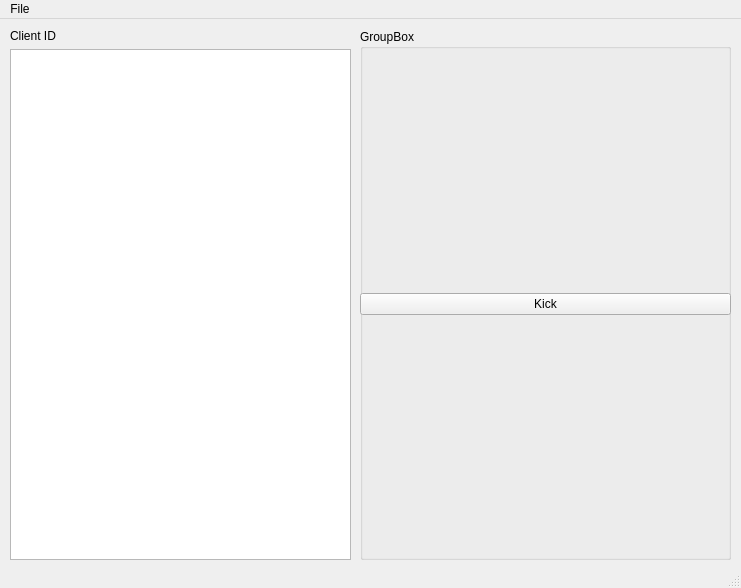
<?xml version="1.0" encoding="UTF-8"?>
<ui version="4.0">
 <class>ServerUI</class>
 <widget class="QMainWindow" name="ServerUI">
  <property name="geometry">
   <rect>
    <x>0</x>
    <y>0</y>
    <width>741</width>
    <height>588</height>
   </rect>
  </property>
  <property name="windowTitle">
   <string>Server UI</string>
  </property>
  <widget class="QWidget" name="centralwidget">
   <widget class="QWidget" name="gridLayoutWidget">
    <property name="geometry">
     <rect>
      <x>10</x>
      <y>10</y>
      <width>341</width>
      <height>531</height>
     </rect>
    </property>
    <layout class="QGridLayout" name="gridLayout">
     <item row="1" column="0">
      <widget class="QListWidget" name="listWidget">
       <property name="frameShape">
        <enum>QFrame::StyledPanel</enum>
       </property>
       <property name="movement">
        <enum>QListView::Static</enum>
       </property>
       <property name="layoutMode">
        <enum>QListView::SinglePass</enum>
       </property>
       <property name="viewMode">
        <enum>QListView::ListMode</enum>
       </property>
       <property name="modelColumn">
        <number>0</number>
       </property>
      </widget>
     </item>
     <item row="0" column="0">
      <widget class="QLabel" name="label">
       <property name="text">
        <string>Client ID</string>
       </property>
      </widget>
     </item>
    </layout>
   </widget>
   <widget class="QGroupBox" name="selectedClient">
    <property name="geometry">
     <rect>
      <x>360</x>
      <y>10</y>
      <width>371</width>
      <height>531</height>
     </rect>
    </property>
    <property name="title">
     <string>GroupBox</string>
    </property>
    <widget class="QWidget" name="verticalLayoutWidget">
     <property name="geometry">
      <rect>
       <x>0</x>
       <y>20</y>
       <width>371</width>
       <height>511</height>
      </rect>
     </property>
     <layout class="QVBoxLayout" name="verticalLayout">
      <item>
       <widget class="QPushButton" name="kickButton">
        <property name="text">
         <string>Kick</string>
        </property>
       </widget>
      </item>
     </layout>
    </widget>
   </widget>
  </widget>
  <widget class="QMenuBar" name="menubar">
   <property name="geometry">
    <rect>
     <x>0</x>
     <y>0</y>
     <width>741</width>
     <height>22</height>
    </rect>
   </property>
   <widget class="QMenu" name="menuFile">
    <property name="title">
     <string>File</string>
    </property>
    <widget class="QMenu" name="menuBroadcast">
     <property name="title">
      <string>Broadcast</string>
     </property>
     <addaction name="actionExSay"/>
    </widget>
    <addaction name="menuBroadcast"/>
    <addaction name="actionQuit_2"/>
   </widget>
   <addaction name="menuFile"/>
  </widget>
  <widget class="QStatusBar" name="statusbar"/>
  <action name="actionQuit_2">
   <property name="text">
    <string>Quit</string>
   </property>
  </action>
  <action name="actionExSay">
   <property name="text">
    <string>ExSay</string>
   </property>
  </action>
 </widget>
 <resources/>
 <connections/>
</ui>
